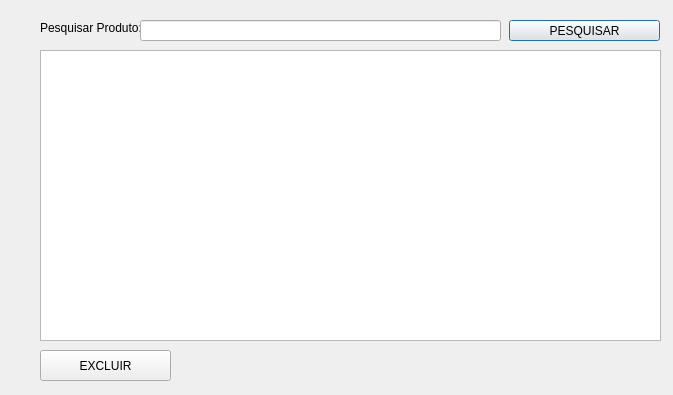
<?xml version="1.0" encoding="UTF-8"?>
<ui version="4.0">
 <class>telaRemoverProduto</class>
 <widget class="QDialog" name="telaRemoverProduto">
  <property name="geometry">
   <rect>
    <x>0</x>
    <y>0</y>
    <width>673</width>
    <height>395</height>
   </rect>
  </property>
  <property name="windowTitle">
   <string>Dialog</string>
  </property>
  <widget class="QLabel" name="label">
   <property name="geometry">
    <rect>
     <x>40</x>
     <y>20</y>
     <width>101</width>
     <height>16</height>
    </rect>
   </property>
   <property name="font">
    <font>
     <family>Segoe UI</family>
    </font>
   </property>
   <property name="text">
    <string>Pesquisar Produto:</string>
   </property>
  </widget>
  <widget class="QLineEdit" name="txtPesquisarProduto">
   <property name="geometry">
    <rect>
     <x>140</x>
     <y>20</y>
     <width>361</width>
     <height>21</height>
    </rect>
   </property>
   <property name="font">
    <font>
     <family>Segoe UI</family>
    </font>
   </property>
  </widget>
  <widget class="QPushButton" name="btnPesquisar">
   <property name="geometry">
    <rect>
     <x>509</x>
     <y>20</y>
     <width>151</width>
     <height>21</height>
    </rect>
   </property>
   <property name="font">
    <font>
     <family>Segoe UI</family>
    </font>
   </property>
   <property name="text">
    <string>PESQUISAR</string>
   </property>
  </widget>
  <widget class="QTableWidget" name="twProdutos">
   <property name="geometry">
    <rect>
     <x>40</x>
     <y>50</y>
     <width>621</width>
     <height>291</height>
    </rect>
   </property>
   <property name="font">
    <font>
     <family>Segoe UI</family>
    </font>
   </property>
  </widget>
  <widget class="QPushButton" name="btnExcluir">
   <property name="geometry">
    <rect>
     <x>40</x>
     <y>350</y>
     <width>131</width>
     <height>31</height>
    </rect>
   </property>
   <property name="font">
    <font>
     <family>Segoe UI</family>
    </font>
   </property>
   <property name="text">
    <string>EXCLUIR</string>
   </property>
  </widget>
 </widget>
 <resources/>
 <connections/>
</ui>
